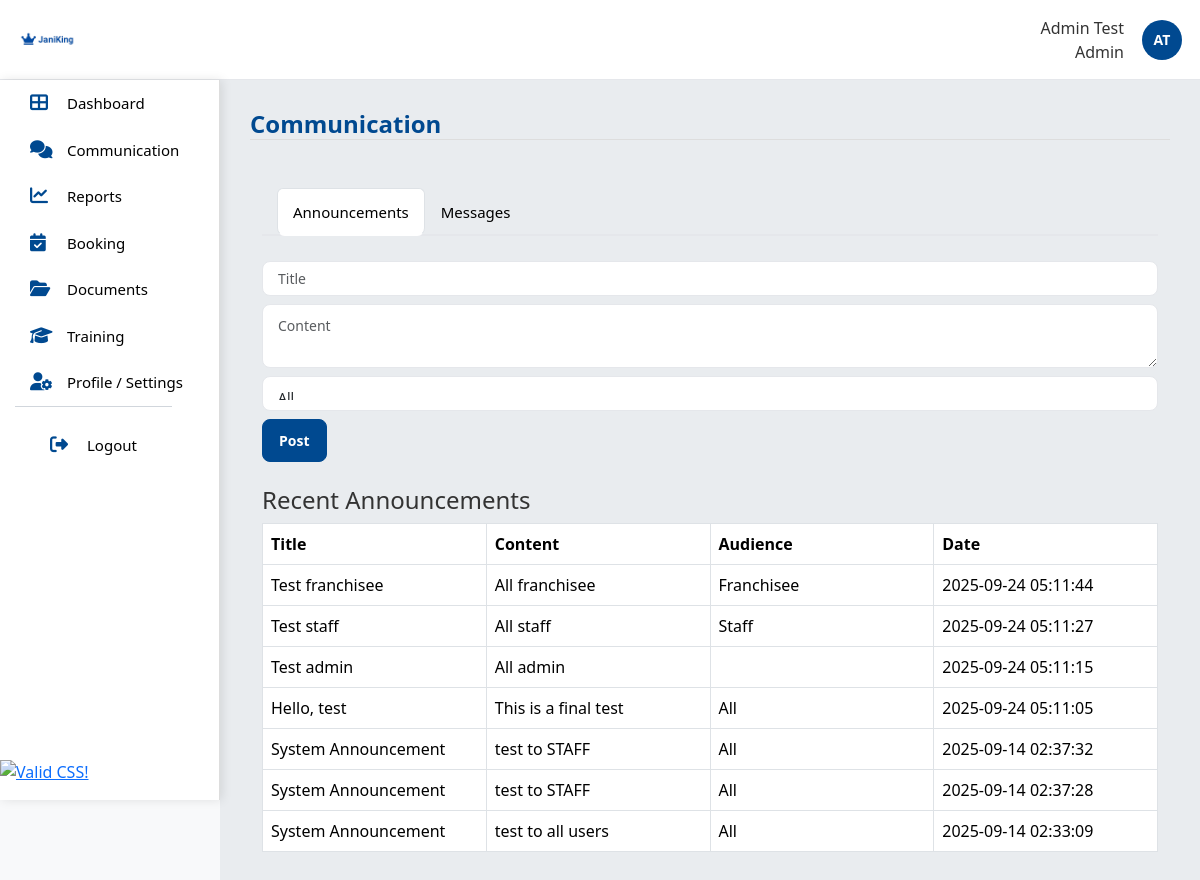
The page /root/staff/staff_announcements.php (signed in) on the database its author committed.
### tables this page shows
CREATE TABLE `announcements` (
  `announcement_id` int(11) NOT NULL,
  `title` varchar(255) NOT NULL,
  `content` text NOT NULL,
  `author_id` int(11) NOT NULL,
  `recipient_type` enum('All','Staff','Franchisee') NOT NULL DEFAULT 'All',
  `created_at` timestamp NOT NULL DEFAULT current_timestamp(),
  `updated_at` timestamp NOT NULL DEFAULT current_timestamp() ON UPDATE current_timestamp()
);

### root/staff/staff_announcements.php (the view, shortened to what this page needs)
<?php
require_once "../../db/config.php";
$activeTab = $_GET['tab'] ?? 'announcements';
$announcements = $conn->query("SELECT * FROM announcements ORDER BY created_at DESC")->fetchAll(PDO::FETCH_ASSOC);
?>
<!DOCTYPE html>
<html>
<head>
  <link rel="stylesheet" href="https://stackpath.bootstrapcdn.com/bootstrap/4.5.2/css/bootstrap.min.css">
  <link rel="stylesheet" href="https://cdnjs.cloudflare.com/ajax/libs/font-awesome/6.4.0/css/all.min.css">
  <link rel="stylesheet" href="../assets/css/staff.css">
</head>
<body>
<?php include('../includes/staff_header.php'); ?>
<?php include('../includes/staff_navbar.php'); ?>
<div class="main-container">
<main class="main-content">
  <h1 class="page-title">Communication</h1>
<div class="container mt-5">
  <ul class="nav nav-tabs">
    <li class="nav-item"><a class="nav-link <?=($activeTab==='announcements'?'active':'')?>" href="#announcements" data-toggle="tab">Announcements</a></li>
    <li class="nav-item"><a class="nav-link <?=($activeTab==='messages'?'active':'')?>" href="#messages" data-toggle="tab">Messages</a></li>
  </ul>
  <div class="tab-content">
    <div class="tab-pane fade <?=($activeTab==='announcements'?'show active':'')?>" id="announcements">
      <form method="post" class="mt-3">
        <input type="text" name="title" class="form-control" placeholder="Title" required>
        <textarea name="content" class="form-control mt-2" placeholder="Content" required></textarea>
        <select name="audience" class="form-control mt-2">
          <option>All</option><option>Franchisee</option><option>Staff</option><option>staff</option>
        </select>
        <button class="btn btn-primary mt-2">Post</button>
      </form>
      <h4 class="mt-4">Recent Announcements</h4>
      <table class="table table-bordered">
        <tr><th>Title</th><th>Content</th><th>Audience</th><th>Date</th></tr>
        <?php foreach($announcements as $a): ?>
          <tr>
            <td><?=htmlspecialchars($a['title'])?></td>
            <td><?=htmlspecialchars($a['content'])?></td>
            <td><?=$a['recipient_type']?></td>
            <td><?=$a['created_at']?></td>
          </tr>
        <?php endforeach; ?>
      </table>
    </div>
  </div>
</div>
</main>
</div>
</body>
</html>

### root/assets/css/staff.css (style rules this page uses)
:root { --header-h: 80px; --nav-w: 220px; --brand-blue: #004990; --bg: #f8f9fa; --card-bg: #ffffff; --text: #333333; --muted: #6c757d; --border: #e5e7eb; --line: #e5e7eb; --shadow: 0 4px 12px rgba(0,0,0,.08); }
* { box-sizing: border-box; }
html, body { height: 100%; }
body { margin: 0; font-family: 'Segoe UI', Tahoma, Geneva, Verdana, sans-serif; color: var(--text); background: var(--bg); overflow-y: auto; }
.content, .main-content { margin-left: var(--nav-w); padding: 30px; overflow-y: auto; background: #e9ecef; min-height: calc(100vh - var(--header-h)); }
.nav { list-style:none; padding:0 15px; margin:0; }
.nav a { display:flex; align-items:center; gap:12px; padding:12px 15px; text-decoration:none; color:#000; border-radius:8px; transition:all .3s ease; font-weight:500; font-size:15px; }
.nav a:hover, .nav a.active { background:#d1d6dc; }
.page-title { color:var(--brand-blue); font-size:28px; margin:0 0 20px 0; padding-bottom:10px; border-bottom:1px solid #ddd; }
.content > h1:first-of-type, .main-content > h1:first-of-type { color: var(--brand-blue); font-size: 28px; font-weight: 700; margin: 0 0 16px 0; line-height: 1.2; border-bottom: 1px solid #ddd; padding-bottom: 10px; }
.btn, .btnx { display:inline-flex; align-items:center; gap:8px; padding:10px 16px; border:1px solid transparent; border-radius:8px; font-size:14px; font-weight:600; cursor:pointer; transition:all .2s ease; text-decoration:none; background:#fff; color:var(--text); }
.btn-primary, .btnx-primary { background:var(--brand-blue); color:#fff; border-color:var(--brand-blue); }
table, .tablex { width:100%; border-collapse:collapse; table-layout:fixed; }
tbody td, .tablex tbody td { padding:14px 16px; border-bottom:1px solid #f1f1f1; background:#fff; word-wrap:break-word; white-space:normal; vertical-align:middle; }
tbody tr:last-child td { border-bottom:none; }
.table-card table td:last-child, .table-card table th:last-child, .tablex td:last-child, .tablex th:last-child, table td:last-child, table th:last-child { white-space: nowrap; word-break: keep-all; }
.form-control, input[type="text"], input[type="email"], input[type="password"], input[type="date"], select, textarea { width:100%; padding:10px 15px; border:1px solid var(--border); border-radius:8px; font-size:14px; background:#fff; }
textarea { min-height:120px; resize:vertical; }
.nav-tabs { display:flex; border-bottom:2px solid var(--border); margin-bottom:25px; }
.page-head h1, .content > h1:first-of-type, .main-content > h1:first-of-type { color: var(--brand-blue); font-size: 24px; font-weight: 700; margin: 0; padding: 0; }

### rows shown on the page
announcements: title "Test franchisee", content "All franchisee", recipient_type "Franchisee", created_at "2025-09-24 05:11:44"
announcements: title "Test staff", content "All staff", recipient_type "Staff", created_at "2025-09-24 05:11:27"
announcements: title "Test admin", content "All admin", created_at "2025-09-24 05:11:15"
announcements: title "Hello, test", content "This is a final test", recipient_type "All", created_at "2025-09-24 05:11:05"
announcements: title "System Announcement", content "test to STAFF", recipient_type "All", created_at "2025-09-14 02:37:32"
announcements: title "System Announcement", content "test to STAFF", recipient_type "All", created_at "2025-09-14 02:37:28"
announcements: title "System Announcement", content "test to all users", recipient_type "All", created_at "2025-09-14 02:33:09"

### other values the page prints
$userName "Admin Test"
$userRole "Admin"
$initials "AT"
